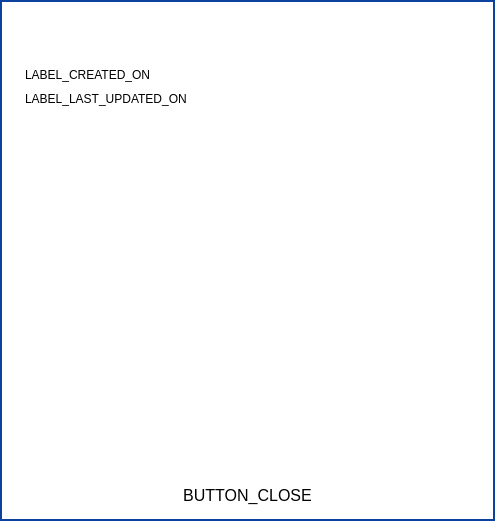
<?xml version="1.0" encoding="UTF-8"?>
<ui version="4.0">
 <class>FileHistoryDialog</class>
 <widget class="QDialog" name="FileHistoryDialog">
  <property name="geometry">
   <rect>
    <x>0</x>
    <y>0</y>
    <width>495</width>
    <height>521</height>
   </rect>
  </property>
  <property name="windowTitle">
   <string>Dialog</string>
  </property>
  <property name="styleSheet">
   <string notr="true">#button_close_corner
{
border: none;
background-color: none;
}</string>
  </property>
  <layout class="QVBoxLayout" name="verticalLayout">
   <property name="leftMargin">
    <number>0</number>
   </property>
   <property name="topMargin">
    <number>0</number>
   </property>
   <property name="rightMargin">
    <number>0</number>
   </property>
   <property name="bottomMargin">
    <number>0</number>
   </property>
   <item>
    <widget class="QWidget" name="widget" native="true">
     <property name="styleSheet">
      <string notr="true">QWidget#widget
{
border: 2px solid rgb(12, 65, 157);
background-color: rgb(255, 255, 255);
}</string>
     </property>
     <layout class="QVBoxLayout" name="verticalLayout_2">
      <property name="leftMargin">
       <number>0</number>
      </property>
      <property name="topMargin">
       <number>0</number>
      </property>
      <property name="rightMargin">
       <number>0</number>
      </property>
      <property name="bottomMargin">
       <number>10</number>
      </property>
      <item>
       <layout class="QHBoxLayout" name="horizontalLayout_4">
        <property name="spacing">
         <number>0</number>
        </property>
        <item>
         <spacer name="horizontalSpacer_2">
          <property name="orientation">
           <enum>Qt::Horizontal</enum>
          </property>
          <property name="sizeHint" stdset="0">
           <size>
            <width>40</width>
            <height>20</height>
           </size>
          </property>
         </spacer>
        </item>
        <item>
         <widget class="QPushButton" name="button_close_corner">
          <property name="text">
           <string/>
          </property>
          <property name="icon">
           <iconset resource="../rc/resources.qrc">
            <normaloff>:/icons/images/icons/menu_cancel.png</normaloff>:/icons/images/icons/menu_cancel.png</iconset>
          </property>
          <property name="iconSize">
           <size>
            <width>20</width>
            <height>20</height>
           </size>
          </property>
         </widget>
        </item>
       </layout>
      </item>
      <item>
       <widget class="QWidget" name="widget_2" native="true">
        <layout class="QVBoxLayout" name="verticalLayout_4">
         <property name="spacing">
          <number>10</number>
         </property>
         <property name="leftMargin">
          <number>10</number>
         </property>
         <property name="topMargin">
          <number>10</number>
         </property>
         <property name="rightMargin">
          <number>10</number>
         </property>
         <property name="bottomMargin">
          <number>10</number>
         </property>
         <item>
          <widget class="QLabel" name="label_file_name">
           <property name="font">
            <font>
             <pointsize>14</pointsize>
             <weight>75</weight>
             <bold>true</bold>
            </font>
           </property>
           <property name="text">
            <string/>
           </property>
          </widget>
         </item>
         <item>
          <layout class="QHBoxLayout" name="horizontalLayout_2">
           <property name="leftMargin">
            <number>15</number>
           </property>
           <property name="rightMargin">
            <number>15</number>
           </property>
           <item>
            <widget class="QLabel" name="label">
             <property name="sizePolicy">
              <sizepolicy hsizetype="Minimum" vsizetype="Preferred">
               <horstretch>0</horstretch>
               <verstretch>0</verstretch>
              </sizepolicy>
             </property>
             <property name="text">
              <string>LABEL_CREATED_ON</string>
             </property>
            </widget>
           </item>
           <item>
            <widget class="QLabel" name="label_created_on">
             <property name="sizePolicy">
              <sizepolicy hsizetype="Expanding" vsizetype="Preferred">
               <horstretch>0</horstretch>
               <verstretch>0</verstretch>
              </sizepolicy>
             </property>
             <property name="text">
              <string/>
             </property>
             <property name="alignment">
              <set>Qt::AlignRight|Qt::AlignTrailing|Qt::AlignVCenter</set>
             </property>
            </widget>
           </item>
          </layout>
         </item>
         <item>
          <layout class="QHBoxLayout" name="horizontalLayout_3">
           <property name="leftMargin">
            <number>15</number>
           </property>
           <property name="rightMargin">
            <number>15</number>
           </property>
           <property name="bottomMargin">
            <number>10</number>
           </property>
           <item>
            <widget class="QLabel" name="label_2">
             <property name="sizePolicy">
              <sizepolicy hsizetype="Minimum" vsizetype="Preferred">
               <horstretch>0</horstretch>
               <verstretch>0</verstretch>
              </sizepolicy>
             </property>
             <property name="text">
              <string>LABEL_LAST_UPDATED_ON</string>
             </property>
            </widget>
           </item>
           <item>
            <widget class="QLabel" name="label_updated_on">
             <property name="sizePolicy">
              <sizepolicy hsizetype="Expanding" vsizetype="Preferred">
               <horstretch>0</horstretch>
               <verstretch>0</verstretch>
              </sizepolicy>
             </property>
             <property name="text">
              <string/>
             </property>
             <property name="alignment">
              <set>Qt::AlignRight|Qt::AlignTrailing|Qt::AlignVCenter</set>
             </property>
            </widget>
           </item>
          </layout>
         </item>
         <item>
          <widget class="ListWidget" name="history_list">
           <property name="frameShape">
            <enum>QFrame::NoFrame</enum>
           </property>
           <property name="frameShadow">
            <enum>QFrame::Plain</enum>
           </property>
           <property name="horizontalScrollBarPolicy">
            <enum>Qt::ScrollBarAlwaysOff</enum>
           </property>
           <property name="editTriggers">
            <set>QAbstractItemView::NoEditTriggers</set>
           </property>
           <property name="alternatingRowColors">
            <bool>true</bool>
           </property>
           <property name="selectionMode">
            <enum>QAbstractItemView::NoSelection</enum>
           </property>
          </widget>
         </item>
        </layout>
       </widget>
      </item>
      <item>
       <layout class="QHBoxLayout" name="horizontalLayout">
        <property name="spacing">
         <number>0</number>
        </property>
        <property name="topMargin">
         <number>0</number>
        </property>
        <item>
         <spacer name="horizontalSpacer">
          <property name="orientation">
           <enum>Qt::Horizontal</enum>
          </property>
          <property name="sizeHint" stdset="0">
           <size>
            <width>40</width>
            <height>20</height>
           </size>
          </property>
         </spacer>
        </item>
        <item>
         <widget class="ShadowedButton" name="button_close">
          <property name="minimumSize">
           <size>
            <width>0</width>
            <height>32</height>
           </size>
          </property>
          <property name="font">
           <font>
            <pointsize>12</pointsize>
           </font>
          </property>
          <property name="layoutDirection">
           <enum>Qt::RightToLeft</enum>
          </property>
          <property name="styleSheet">
           <string notr="true"/>
          </property>
          <property name="text">
           <string>BUTTON_CLOSE</string>
          </property>
          <property name="iconSize">
           <size>
            <width>20</width>
            <height>20</height>
           </size>
          </property>
          <property name="flat">
           <bool>true</bool>
          </property>
         </widget>
        </item>
        <item>
         <spacer name="horizontalSpacer_3">
          <property name="orientation">
           <enum>Qt::Horizontal</enum>
          </property>
          <property name="sizeHint" stdset="0">
           <size>
            <width>40</width>
            <height>20</height>
           </size>
          </property>
         </spacer>
        </item>
       </layout>
      </item>
     </layout>
    </widget>
   </item>
  </layout>
 </widget>
 <customwidgets>
  <customwidget>
   <class>ShadowedButton</class>
   <extends>QPushButton</extends>
   <header>parsec.core.gui.custom_widgets</header>
  </customwidget>
  <customwidget>
   <class>ListWidget</class>
   <extends>QListWidget</extends>
   <header>parsec.core.gui.custom_widgets</header>
  </customwidget>
 </customwidgets>
 <resources>
  <include location="../rc/resources.qrc"/>
 </resources>
 <connections>
  <connection>
   <sender>button_close</sender>
   <signal>clicked()</signal>
   <receiver>FileHistoryDialog</receiver>
   <slot>accept()</slot>
   <hints>
    <hint type="sourcelabel">
     <x>295</x>
     <y>248</y>
    </hint>
    <hint type="destinationlabel">
     <x>295</x>
     <y>249</y>
    </hint>
   </hints>
  </connection>
  <connection>
   <sender>button_close_corner</sender>
   <signal>clicked()</signal>
   <receiver>FileHistoryDialog</receiver>
   <slot>accept()</slot>
   <hints>
    <hint type="sourcelabel">
     <x>362</x>
     <y>15</y>
    </hint>
    <hint type="destinationlabel">
     <x>190</x>
     <y>249</y>
    </hint>
   </hints>
  </connection>
 </connections>
</ui>
